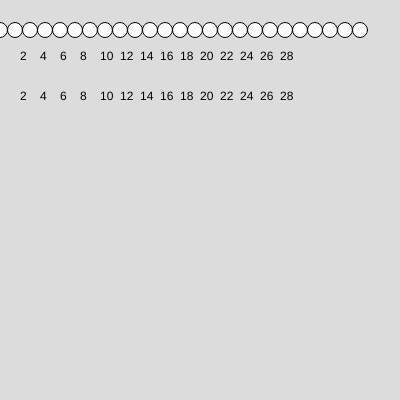
Frame 1 (no input)
Frame 60 (no input): identical to frame 1, image omitted
Frame 120 (the mouse pressed at the canvas centre since frame 60): identical to frame 1, image omitted

The p5.js sketch that drew this single still picture (run headless with seeded random() and noise() and a simulated clock; from frame 60 on, the mouse is pressed at the canvas centre):

// p5.js sketch
// ── sketch.js
function setup() {
  // put setup code here
  createCanvas(400, 400);

}

function draw() {
  // put drawing code here
  background(220);

  // 2a
  for (let i = 0; i < 25; i += 1) {
    circle(i * 15, 30, 15);
  }

  // 2b
  for (let i = 1; i < 30; i += 1) {
    if (i % 2 == 0) {
      text(i, i * 10, 60);
    }
  }

  // 2b - alternativ løsning
  for (let i = 2; i < 30; i += 2) {
    text(i, i * 10, 100);
  }
}
